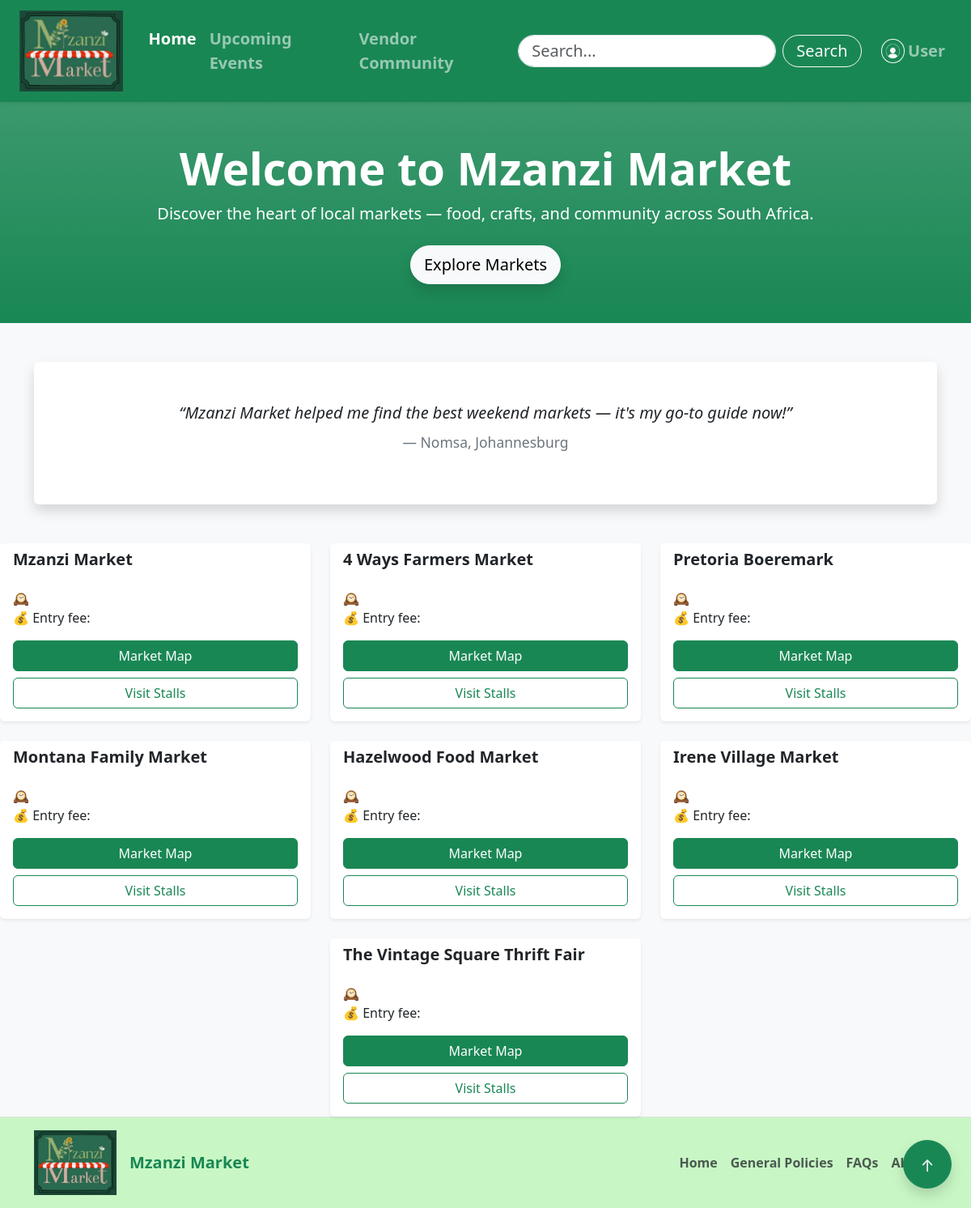
The page / on the database its author committed.
### tables this page shows
CREATE TABLE Market (
    MarketID INTEGER PRIMARY KEY AUTOINCREMENT,
    MarketName TEXT NOT NULL,
    MarketDescription TEXT,
    MarketLocationLink TEXT,
    MarketLocation TEXT,
    MarketEntryFee TEXT,
    MarketDate DATETIME,
    MarketDays TEXT,
    MarketPoster BLOB,
    MarketInstagram TEXT,
    MarketFacebook TEXT,
    MarketMap BLOB,
    MarketAdministratorID INTEGER,
    FOREIGN KEY (MarketAdministratorID) REFERENCES MarketAdministrator(MarketAdministratorID)
);

### app.py (the view)
@app.route("/", methods=["GET"])
def home():
    conn = get_db_connection()
    markets = conn.execute("SELECT * FROM Market ORDER BY MarketID").fetchall()
    conn.close()
    print(markets)
    return render_template("home.html", markets=markets)

### app.py (called while the page is built)
def get_db_connection():
    conn = sqlite3.connect(DATABASE)
    conn.row_factory = sqlite3.Row  # This enables column access by name
    return conn

### templates/home.html (shortened to what this page needs)
<!DOCTYPE html>
<html lang="en">
  <head>
    <link
      href="https://cdn.jsdelivr.net/npm/bootstrap@5.3.3/dist/css/bootstrap.min.css"
      rel="stylesheet"
    />
  </head>
  <body class="bg-light">
    <header id="pageTop">
      <nav
        class="navbar navbar-expand-lg navbar-dark bg-success shadow-sm sticky-top py-2"
      >
        <div class="container-fluid px-4">
          <a class="navbar-brand d-flex align-items-center me-3" href="home">
            <img
              src="{{ url_for('static', filename='images/Logo.png') }}"
              alt="Mzanzi Market"
              height="100"
              class="me-2"
            />
          </a>
          <div class="collapse navbar-collapse" id="navbarSupportedContent">
            <ul class="navbar-nav me-auto mb-2 mb-lg-0">
              <li class="nav-item">
                <a class="nav-link fw-semibold fs-5 active" href="home"
                  >Home</a
                >
              </li>
              <li class="nav-item">
                <a class="nav-link fw-semibold fs-5" href="events"
                  >Upcoming Events</a
                >
              </li>
              <li class="nav-item">
                <a class="nav-link fw-semibold fs-5" href="vendors"
                  >Vendor Community</a
                >
              </li>
            </ul>
            <div class="d-flex align-items-center">
              <form class="d-flex me-3" role="search">
                <input
                  class="form-control me-2 rounded-pill px-3 py-1 fs-5"
                  type="search"
                  placeholder="Search..."
                  aria-label="Search"
                />
                <button
                  class="btn btn-outline-light rounded-pill px-3 py-1 fs-5"
                  type="submit"
                >
                  Search
                </button>
              </form>
              <ul class="navbar-nav d-flex align-items-center mb-0">
                <li class="nav-item">
                  <a
                    class="nav-link d-flex align-items-center fw-semibold fs-5"
                    href="login"
                  >
                    <img
                      src="{{ url_for('static', filename='images/usericon.png')}}"
                      alt="User"
                      height="30"
                      class="me-1 rounded-circle border border-light p-1"
                    />
                    <span>User</span>
                  </a>
                </li>
              </ul>
            </div>
          </div>
        </div>
      </nav>
    </header>
    <main>
      <section class="bg-success bg-gradient text-white text-center py-5 mb-5">
        <div class="container">
          <h1 class="display-4 fw-bold">Welcome to Mzanzi Market</h1>
          <p class="lead mb-4">
            Discover the heart of local markets — food, crafts, and community
            across South Africa.
          </p>
          <a href="#markets" class="btn btn-light btn-lg rounded-pill shadow"
            >Explore Markets</a
          >
        </div>
      </section>
      <section class="container my-5">
        <div
          id="testimonialCarousel"
          class="carousel slide"
          data-bs-ride="carousel"
        >
          <div
            class="carousel-inner text-center bg-white rounded shadow py-5 px-3"
          >
            <div class="carousel-item active">
              <blockquote class="blockquote">
                <p class="fs-5 fst-italic mb-4">
                  “Mzanzi Market helped me find the best weekend markets — it's my
                  go-to guide now!”
                </p>
                <footer class="blockquote-footer">Nomsa, Johannesburg</footer>
              </blockquote>
            </div>
          </div>
        </div>
      </section>
      <a href="#pageTop"
        aria-label="Back to top"
        class="btn btn-success btn-lg position-fixed bottom-0 end-0 m-4 shadow rounded-circle"
        style="width: 60px; height: 60px; line-height: 45px; text-align: center;">
        ↑
      </a>
      <div class="row g-4 justify-content-center">
          {% for market in markets %}
          <div class="col-md-6 col-lg-4">
              <div class="card border-0 shadow-sm h-100 hover-shadow">
                  <div class="card-header bg-white border-0 d-flex justify-content-between align-items-center">
                      <h5 class="fw-bold mb-0">{{ market['MarketName'] }}</h5>
                  </div>
                  <div class="card-body d-flex flex-column">
                      <ul class="list-unstyled mb-3">
                          <li>🕰️ {{ market['MarketHours'] }}</li>
                          <li>💰 Entry fee: {{ market['EntryFee'] }}</li>
                      </ul>
                      <div class="d-grid gap-2 mt-auto">
                          <a href="{{ url_for('market_details', id=market['MarketID']) }}" class="btn btn-success">
                              Market Map
                          </a>
                          <a href="{{ url_for('vendors', market_id=market['MarketID']) }}" class="btn btn-outline-success">
                              Visit Stalls
                          </a>
                      </div>
                  </div>
              </div>
          </div>
          {% endfor %}
      </div>
    </main>
    <footer class="border-top py-3" style="background-color: #c8f7c5">
      <div
        class="container d-flex flex-wrap justify-content-between align-items-center"
      >
        <div class="d-flex align-items-center mb-3 mb-md-0">
          <img
            src="{{ url_for('static', filename='images/Logo.png') }}"
            alt="Mzanzi Market"
            height="80"
            class="me-3"
          />
          <span class="fw-bold text-success fs-5">Mzanzi Market</span>
        </div>
        <ul class="nav col-md-5 justify-content-end">
          <li class="nav-item fw-semibold">
            <a href="home" class="nav-link px-2 text-muted">Home</a>
          </li>
          <li class="nav-item fw-semibold">
            <a href="generalpolicies" class="nav-link px-2 text-muted"
              >General Policies</a
            >
          </li>
          <li class="nav-item fw-semibold">
            <a href="FAQ" class="nav-link px-2 text-muted">FAQs</a>
          </li>
          <li class="nav-item fw-semibold">
            <a href="About" class="nav-link px-2 text-muted">About</a>
          </li>
        </ul>
      </div>
    </footer>
  </body>
</html>

### rows shown on the page
Market: MarketName "Mzanzi Market"
Market: MarketName "4 Ways Farmers Market"
Market: MarketName "Pretoria Boeremark"
Market: MarketName "Montana Family Market"
Market: MarketName "Hazelwood Food Market"
Market: MarketName "Irene Village Market"
Market: MarketName "The Vintage Square Thrift Fair"
